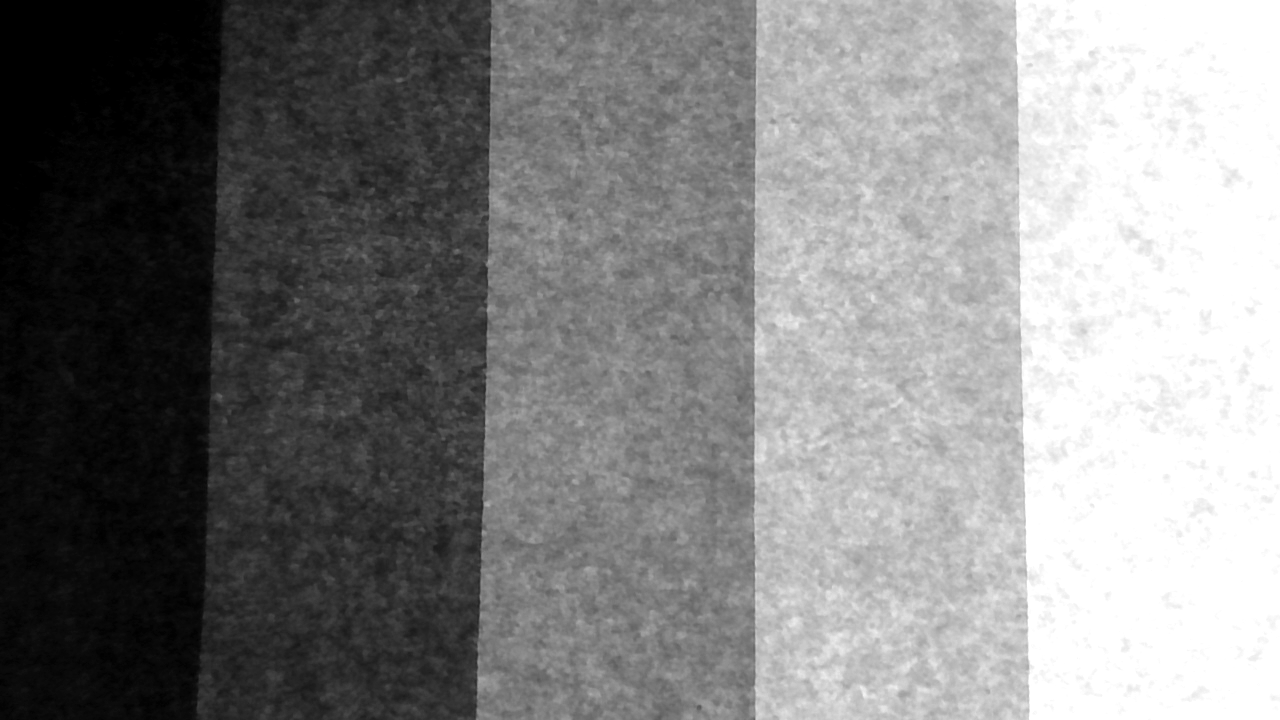
#> input picture Sem3/SSS/Versuch2/finalKeil.png, 1280 x 720 px
$ python V1Ausw.py
#> lines starting #> are read from the running program, lines starting #| are printed output that depends on the picture; long printed decimals are rounded
import cv2
import numpy as np


def grauwerte_teilen(path):
#> called with path = './finalKeil.png'
    grauwertkeil = cv2.imread(path)
#> grauwertkeil is the input picture: shape (720, 1280, 3); min 0, max 255, mean 129.8

    schwarz = grauwertkeil[::, 30:210]
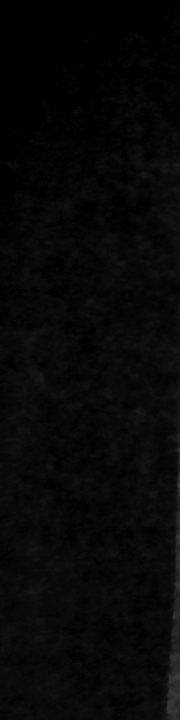
#> schwarz: shape (720, 180, 3); min 0, max 70, mean 7.4
    print("mean    schwarz: ", np.mean(schwarz))
#| mean    schwarz:  7.384
    print("std     schwarz: ", np.std(schwarz))
#| std     schwarz:  5.991
    cv2.imwrite('./einzelbilder/schwarz.png', schwarz)

    dunkelgrau = grauwertkeil[::, 270:450]
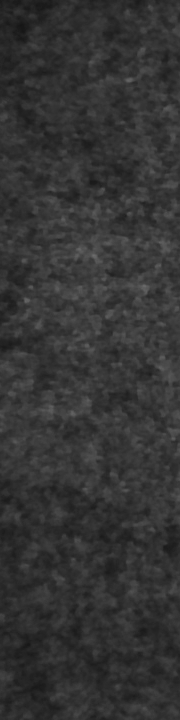
#> dunkelgrau: shape (720, 180, 3); min 21, max 108, mean 52.1
    print("mean dunkelgrau: ", np.mean(dunkelgrau))
#| mean dunkelgrau:  52.109
    print("std  dunkelgrau: ", np.std(dunkelgrau))
#| std  dunkelgrau:  10.241
    cv2.imwrite('./einzelbilder/dunkelgrau.png', dunkelgrau)

    grau = grauwertkeil[::, 510:690]
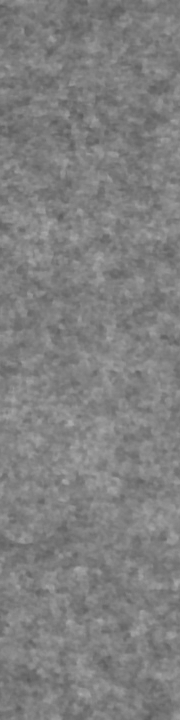
#> grau: shape (720, 180, 3); min 89, max 172, mean 127.6
    print("mean       grau: ", np.mean(grau))
#| mean       grau:  127.609
    print("std        grau: ", np.std(grau))
#| std        grau:  10.468
    cv2.imwrite('./einzelbilder/grau.png', grau)

    hellgrau = grauwertkeil[::, 760:940]
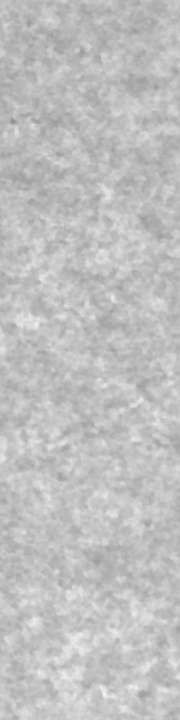
#> hellgrau: shape (720, 180, 3); min 145, max 243, mean 191.5
    print("mean   hellgrau: ", np.mean(hellgrau))
#| mean   hellgrau:  191.514
    print("std    hellgrau: ", np.std(hellgrau))
#| std    hellgrau:  11.390
    cv2.imwrite('./einzelbilder/hellgrau.png', hellgrau)

    weiss = grauwertkeil[::, 1100:]
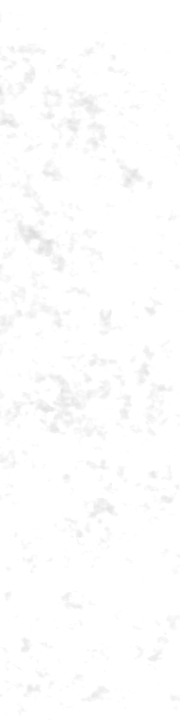
#> weiss: shape (720, 180, 3); min 219, max 255, mean 253.5
    print("mean      weiss: ", np.mean(weiss))
#| mean      weiss:  253.505
    print("std       weiss: ", np.std(weiss))
#| std       weiss:  3.809
    cv2.imwrite('./einzelbilder/weiss.png', weiss)


grauwerte_teilen('./finalKeil.png')
